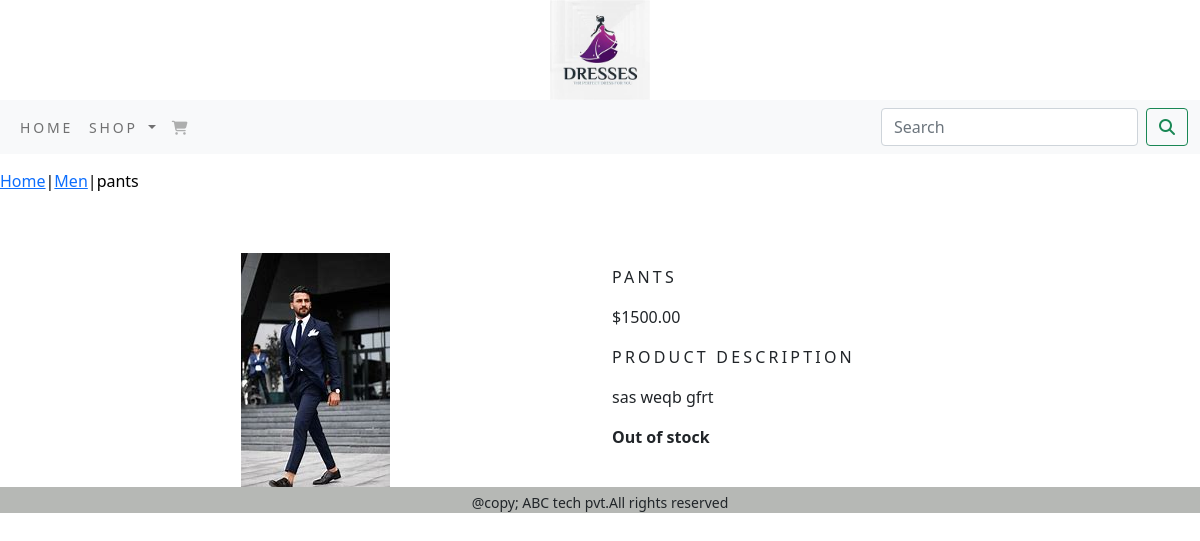
Screenshot of /men/pants/ with the database file from the repository.
### ecommerce_app/models.py (models this page shows, shortened)
class Product(models.Model):
    name = models.CharField(max_length=250, unique=True)
    slug = models.SlugField(max_length=250, unique=True)
    description = models.TextField(blank=True)
    price = models.DecimalField(max_digits=10, decimal_places=2)
    category = models.ForeignKey(Category, on_delete=models.CASCADE)
    image = models.ImageField(upload_to="product", blank=True)
    stock=models.IntegerField(default=0)
    available = models.BooleanField(default=True)
    created = models.DateTimeField(auto_now_add=True)
    updated = models.DateTimeField(auto_now=True)
    class Meta:
        ordering = ('name',)
        verbose_name = 'product'
        verbose_name_plural = 'products'

class Category(models.Model):
    name = models.CharField(max_length=250, unique=True)
    slug = models.SlugField(max_length=250, unique=True)
    description = models.TextField(blank=True)
    image = models.ImageField(upload_to='category')
    class Meta:
        ordering = ('name',)
        verbose_name = 'category'
        verbose_name_plural = 'categories'
    def get_url(self):
        return reverse('ecommerce_app:product_by_category', args=[self.slug])
    def __str__(self):
        return '{}'.format(self.name)

### ecommerce_app/views.py (the view)
# urls.py: path('<slug:c_slug>/<slug:product_slug>/', views.proDetail, name='product_category_detail'),
def proDetail(request,c_slug,product_slug):
    try:
         product=Product.objects.get(category__slug=c_slug , slug=product_slug)
    except Exception as e:
        raise e
    return render(request,'product.html',{'product':product})

### ecommerce_app/context_processors.py (called while the page is built)
def menu_links(request):
    links=Category.objects.all()
    return dict(links=links)

### templates/product.html (shortened to what this page needs)
{% extends 'base.html' %}
{% load static %}
{% block content %}
<div class=" my_prod_row_class" >
    <div class="mx_auto">
        <p> <a href="{% url 'ecommerce_app:allProducts' %}">Home</a>|<a href="{{product.category.get_url}}">{{product.category}}</a>|{{product.name }}</p>
    </div >
</div>
<div class="container">
 <br>
 <div class="row">
    <div class="col-12 col-sm-12 col-md-12 col-lg-6 text-center">
        <div>
        <div style="min-width:  18rem">
            <img src="{{product.image.url}}" alt="{{product.name}}">
        </div>
       </div>
    </div>
     <div class="col-12 col-sm-12 col-md-12 col-lg-6">
         <div>
        <h1 class="my_prod_title">{{product.name}}</h1>
        <p>${{product.price}}</p>
        <p class="my_title">Product Description</p>
        <p class="text-justify my_prod_text">{{product.description}}</p>
        {% if product.stock <= 0  %}
        <p class="text-justify my-prod-text"><b>Out of stock</b></p>
        {% else %}
        <a class="btn btn-secondary" href="{% url 'cart:add_cart' product.id %}">Add to cart</a>
        {% endif %}
      </div>
     </div>
</div>
</div>
{% endblock %}

### static/css/custom.css (style rules this page uses)
body { font-family: 'Roboto', sans-serif; }
.my_prod_title { font-size:16px; text-transform:uppercase; letter-spacing:.2em; padding-top:15px; padding-bottom:10px; }
.my_prod_text { padding-right:26px; }
.my_title { font-size:16px; text-transform:uppercase; letter-spacing:.2em; }
.my_prod_row_class { padding-top:15px; padding-bottom:20px }
.my_prod_row_class .mx_auto { color:#000; fond-size:12px; text-decoration:none }

### rows the page displays
Product: category "Men", name "pants", image (picture), name "PANTS", price "1500.00", description "sas weqb gfrt"
